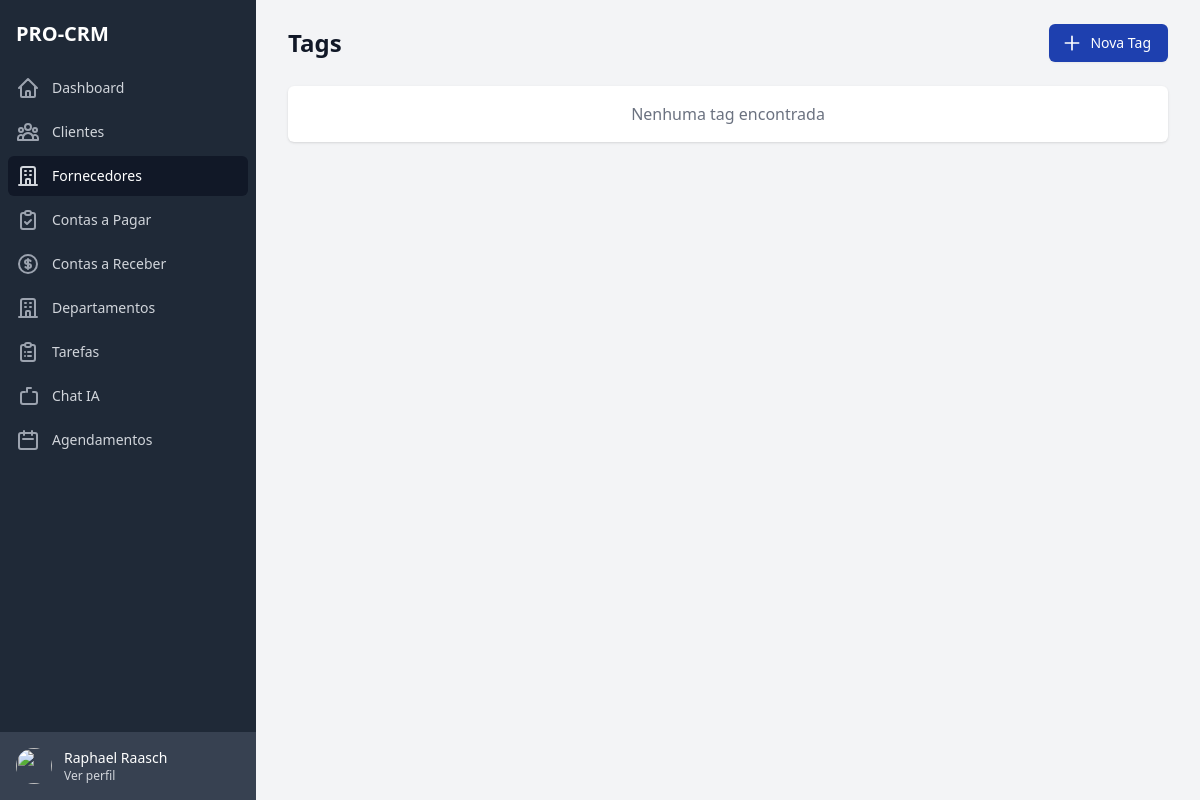
Before: /suppliers/tags/ (signed in) with the older database file.
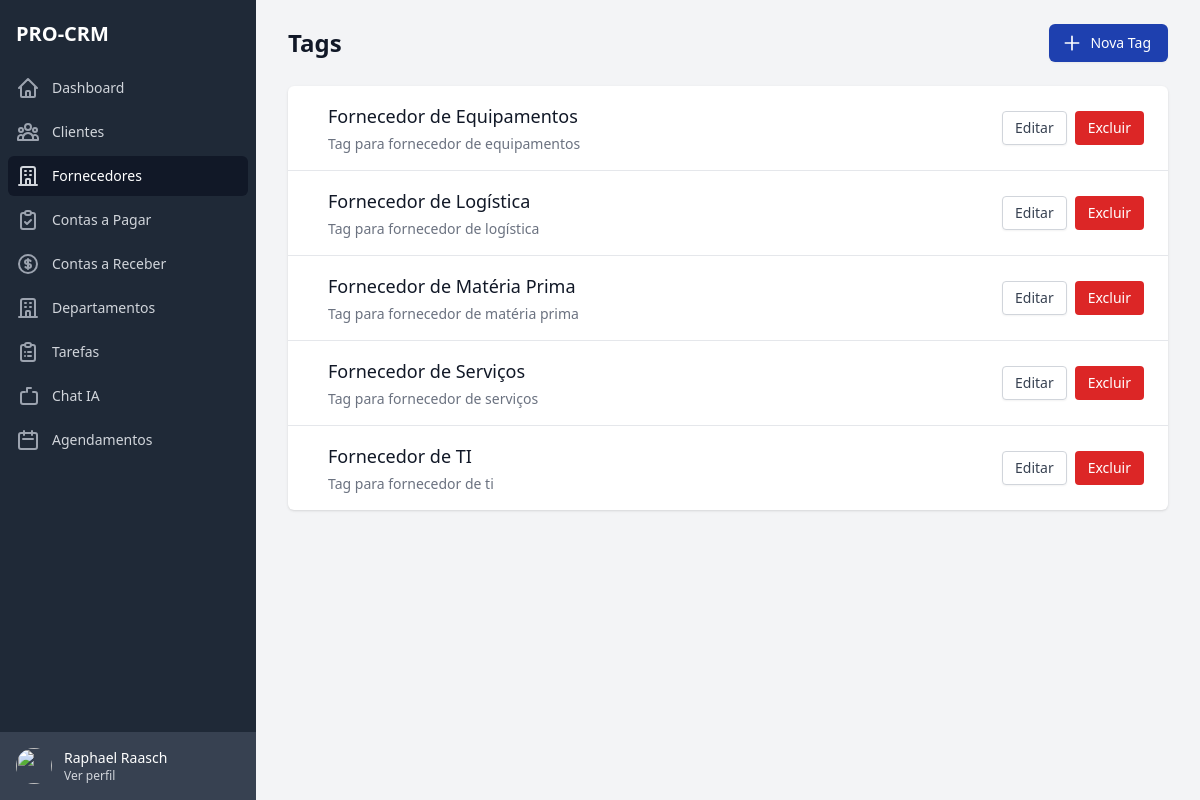
After: the same page with the newer database file.
### apps/suppliers/models.py (models this page shows)
class SupplierTag(BaseModel):
    enterprise = models.ForeignKey(Enterprise, on_delete=models.CASCADE, verbose_name='Empresa')
    name = models.CharField(max_length=100, verbose_name='Nome')
    description = models.TextField(blank=True, null=True, verbose_name='Descrição')
    color = models.CharField(max_length=10, verbose_name='Cor')
    is_active = models.BooleanField(default=True, verbose_name='Ativo')

### apps/suppliers/views.py (the view)
# urls.py: path('tags/', views.tag_list, name='tag_list'),
@login_required
def tag_list(request):
    tags = SupplierTag.objects.filter(is_active=True, enterprise=request.user.enterprise).order_by('name')
    return render(request, 'suppliers/pages/tag_list.html', {'tags': tags})

### apps/suppliers/templates/suppliers/pages/tag_list.html (shortened to what this page needs)
{% extends 'base.html' %}
{% load static %}
{% block content %}
<div class="flex h-screen bg-gray-100">
    {% include 'includes/sidebar.html' %}
    <div class="flex-1 flex flex-col overflow-hidden">
        <main class="flex-1 relative overflow-y-auto focus:outline-none">
            <div class="py-6">
                <div class="max-w-7xl mx-auto px-4 sm:px-6 md:px-8">
                    <div class="flex justify-between items-center mb-6">
                        <h1 class="text-2xl font-semibold text-gray-900">Tags</h1>
                        <a href="{% url 'suppliers:tag_create' %}" class="inline-flex items-center px-4 py-2 border border-transparent rounded-md shadow-sm text-sm font-medium text-white bg-blue-800 hover:bg-blue-900 focus:outline-none focus:ring-2 focus:ring-offset-2 focus:ring-blue-800">
                            <svg class="-ml-1 mr-2 h-5 w-5" xmlns="http://www.w3.org/2000/svg" fill="none" viewBox="0 0 24 24" stroke="currentColor">
                                <path stroke-linecap="round" stroke-linejoin="round" stroke-width="2" d="M12 4v16m8-8H4" />
                            </svg>
                            Nova Tag
                        </a>
                    </div>
                    <div class="bg-white shadow overflow-hidden sm:rounded-md">
                        <ul class="divide-y divide-gray-200">
                            {% for tag in tags %}
                            <li>
                                <div class="px-4 py-4 sm:px-6">
                                    <div class="flex items-center justify-between">
                                        <div class="flex items-center">
                                            <div class="ml-4">
                                                <h2 class="text-lg font-medium text-gray-900">{{ tag.name }}</h2>
                                                {% if tag.description %}
                                                <div class="mt-1 text-sm text-gray-500">
                                                    {{ tag.description }}
                                                </div>
                                                {% endif %}
                                            </div>
                                        </div>
                                        <div class="flex space-x-2">
                                            <a href="{% url 'suppliers:tag_edit' tag.id %}" class="inline-flex items-center px-3 py-1.5 border border-gray-300 shadow-sm text-sm font-medium rounded text-gray-700 bg-white hover:bg-gray-50 focus:outline-none focus:ring-2 focus:ring-offset-2 focus:ring-blue-800">
                                                Editar
                                            </a>
                                            <button onclick="confirmDelete('{{ tag.id }}')" class="inline-flex items-center px-3 py-1.5 border border-transparent text-sm font-medium rounded text-white bg-red-600 hover:bg-red-700 focus:outline-none focus:ring-2 focus:ring-offset-2 focus:ring-red-500">
                                                Excluir
                                            </button>
                                        </div>
                                    </div>
                                </div>
                            </li>
                            {% empty %}
                            <li class="px-4 py-4 sm:px-6 text-center text-gray-500">
                                Nenhuma tag encontrada
                            </li>
                            {% endfor %}
                        </ul>
                    </div>
                </div>
            </div>
        </main>
    </div>
</div>
{% endblock %}

Changed rows visible on the page:
added SupplierTag: name "Fornecedor de Equipamentos", description "Tag para fornecedor de equipamentos"
added SupplierTag: name "Fornecedor de Logística", description "Tag para fornecedor de logística"
added SupplierTag: name "Fornecedor de Matéria Prima", description "Tag para fornecedor de matéria prima"
added SupplierTag: name "Fornecedor de Serviços", description "Tag para fornecedor de serviços"
added SupplierTag: name "Fornecedor de TI", description "Tag para fornecedor de ti"
Other visible differences:
text no longer shown: "Nenhuma tag encontrada"
